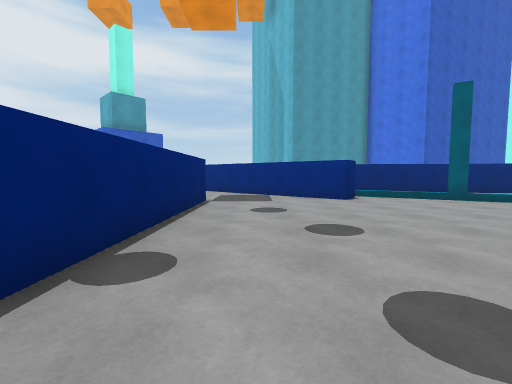
[1] (above)

20 first-person views from a walk through a Unity game level. The camera is 1.3 m above the floor, tilts 4° down and sees 90° across. The floor is counted in squares, 2 m on a side. Each view is taken from the middle of a square. On the plan, view 1 faces up. The plan holds only what a view shows up to about 9 squares ahead; the rest is blank. The place goes on beyond the plan. The player is left out. Some animated figures are left out.

[2]
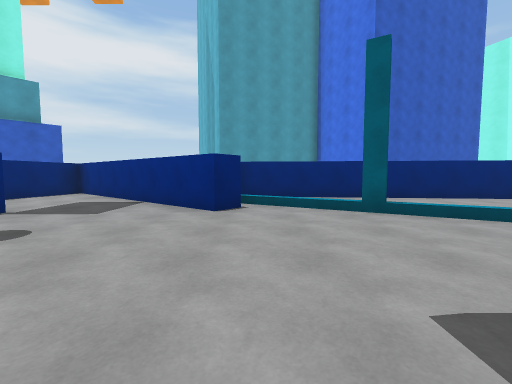

[3]
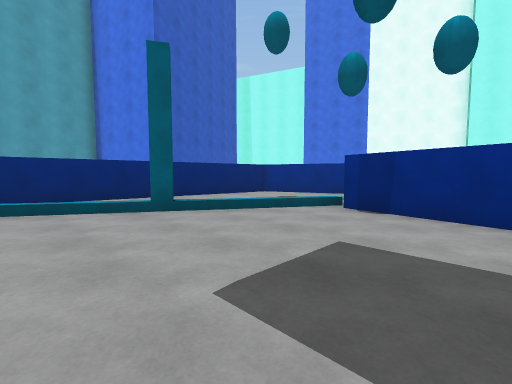

[4]
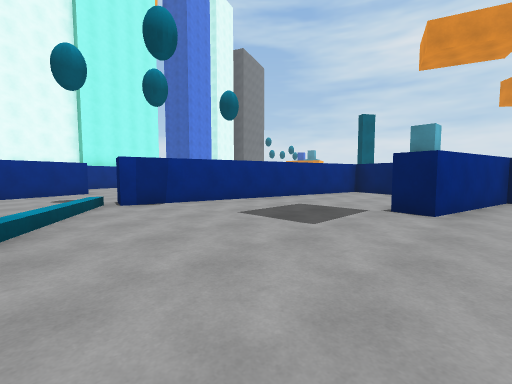

[5]
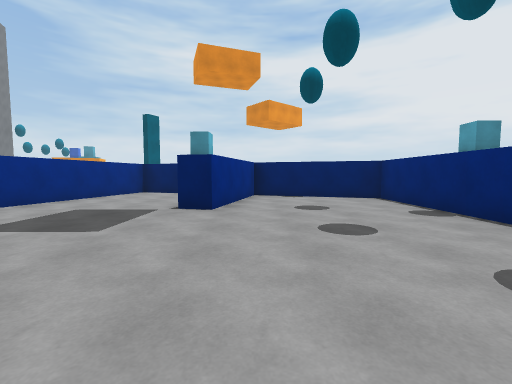

[6]
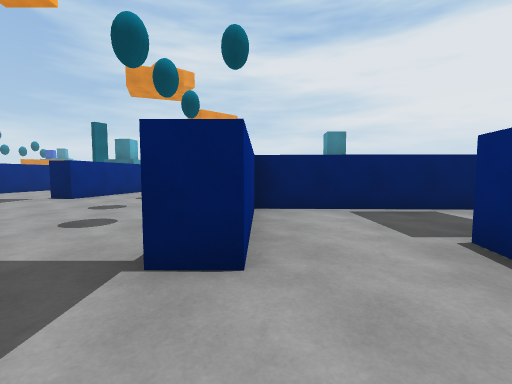

[7]
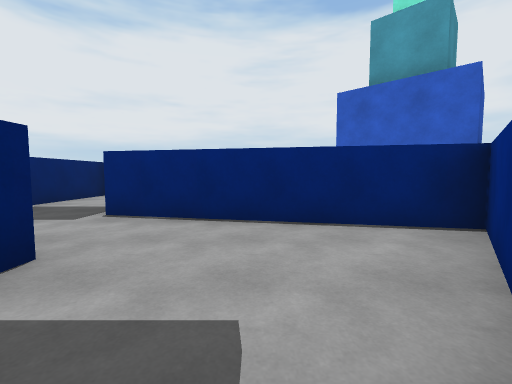

[8]
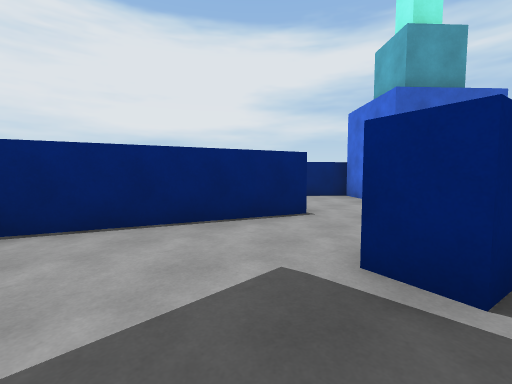

[9]
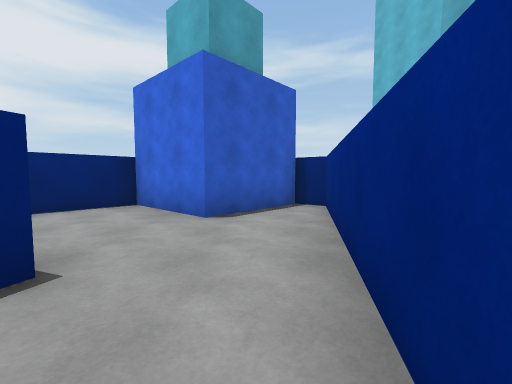

[10]
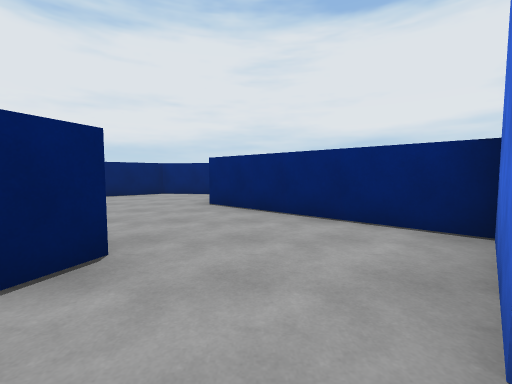

[11]
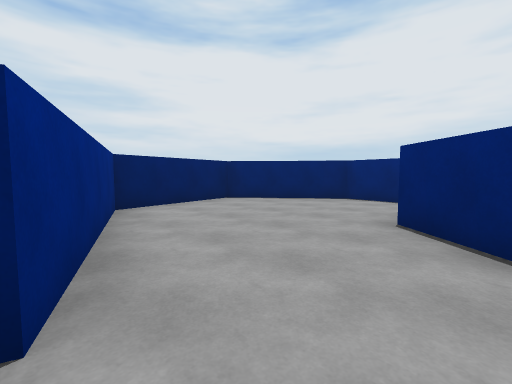

[12]
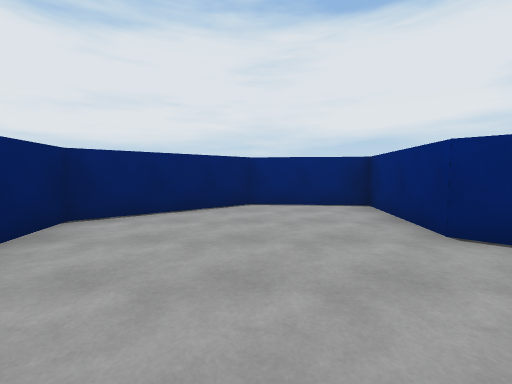

[13]
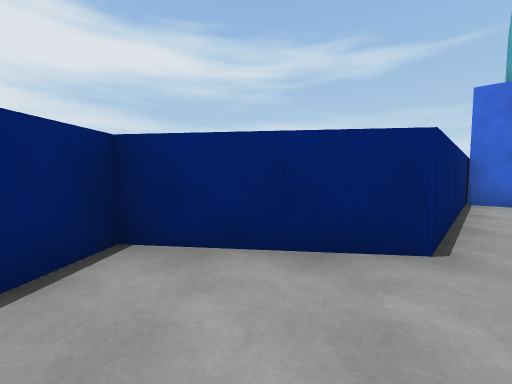

[14]
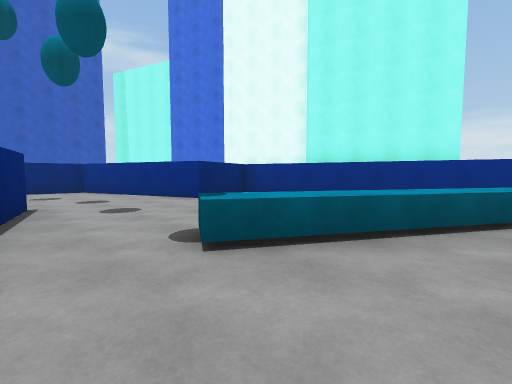

[15]
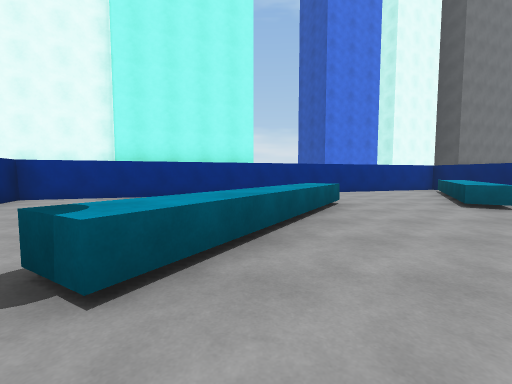

[16]
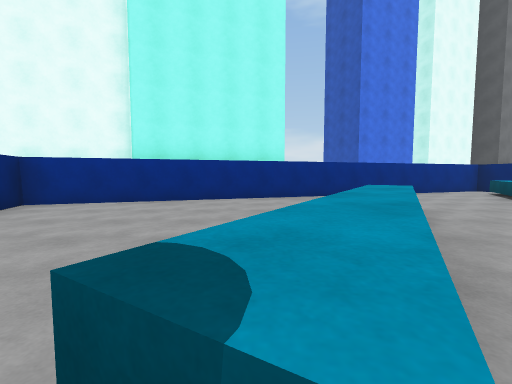

[17]
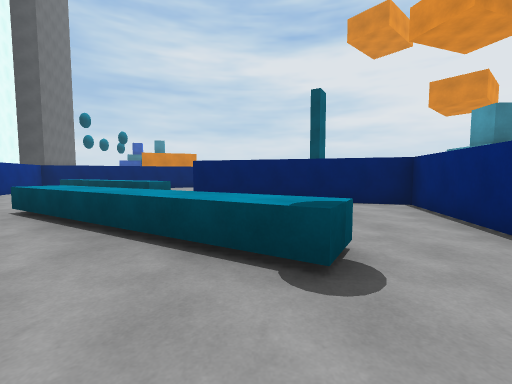

[18]
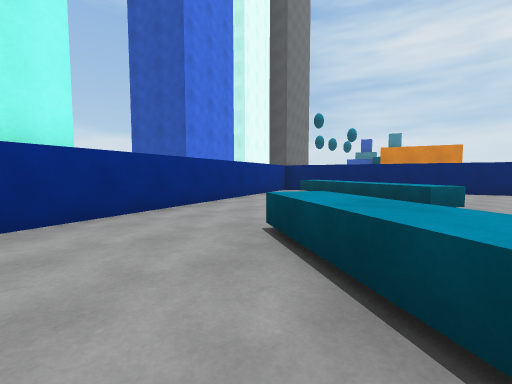

[19]
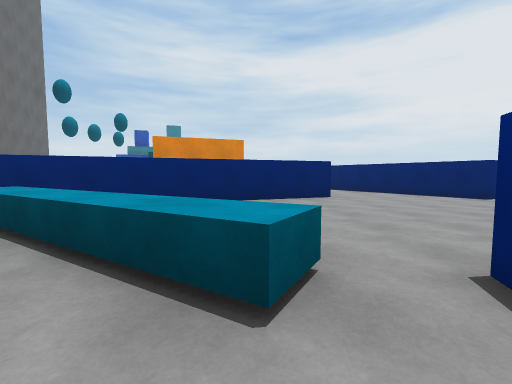

[20]
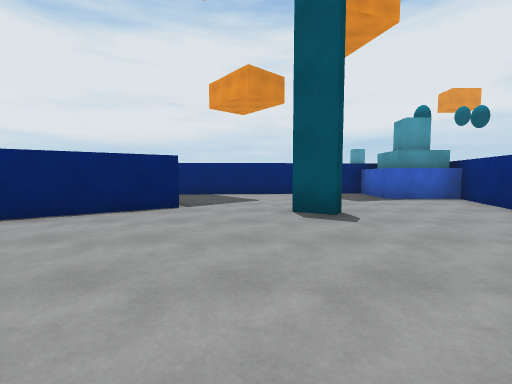

### Floor plan
Key: @ floor where view 1 was taken; # wall or solid block; . floor; / step, stairs or slope; ^ raised ledge; B building.
Columns run from 14 left of view 1 to 18 right of it. Each row starts with its distance up from view 1.
 12       #BBB##
 11      ##BBB.#
 10     ##..B..###   ####
  9 #####.....##.###   .######
  8 #..#......#....##/  .....#
  7 #......#..#.....#./#.....#
  6 #......#..#.#......//....##
  5 ##....##....#........//...####
  4  ##...#.....#.........#...#..#
  3   ###########.........#......##
  2             #.........#.......#
  1             #....#...##.......#
  0             #.@..#...#..^.....##
 -1             ##...#...#...^^....#
 -2              ##### ..#....^^^..#
 -3                    ###.........##
 -4                   BB#####.......#
 -5                  #BB....##.^....#
 -6                  #.........^^^..#
 -7                  # ..........^^.#
 -8                  #....#.....  .^#
 -9                  #..........   ##
-10                  #..........###
-11                  #...#...####
-12                      ##..
-13                       #..

Positions as (right, up) in squares from view 1, and headings:
1: (0, 0), facing up
2: (3, 2), facing up
3: (3, 2), facing up-right
4: (2, 6), facing down-right
5: (2, 6), facing down
6: (-2, 8), facing down
7: (0, 8), facing left
8: (-4, 4), facing up-left
9: (-5, 6), facing up
10: (-5, 9), facing left
11: (-7, 9), facing down-left
12: (-8, 6), facing left
13: (-12, 6), facing up
14: (8, -2), facing up-right
15: (8, -1), facing right
16: (9, 0), facing right
17: (10, 2), facing down
18: (12, 0), facing down-right
19: (13, -4), facing down
20: (12, -9), facing left
